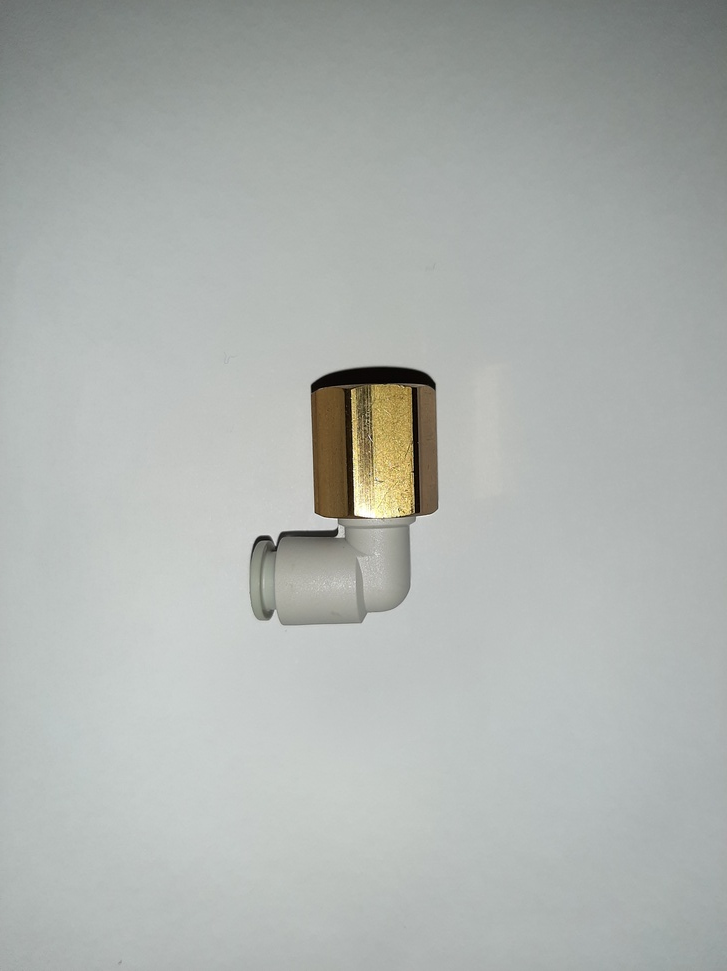
#> input picture connector.jpg, 727 x 971 px, shrunk from 4312 x 5760 before the run
$ python OpenCVTest.py
#> lines starting #> are read from the running program, lines starting #| are printed output that depends on the picture; after the words box and inside, x2 and y2 are one past the last pixel; in counts of white or black regions, pixels touching at a corner belong together
# -*- coding: utf-8 -*-
"""
Created on Fri Sep 11 20:20:47 2020

@author: User
"""
import cv2

#read the image and convert to gray image
image1 = cv2.imread('jointhold.jpg',cv2.IMREAD_GRAYSCALE)
image2 = cv2.imread('connector.jpg',cv2.IMREAD_GRAYSCALE)
#> image2: shape (971, 727); min 0, max 255, mean 176.3
image3 = cv2.imread('paperclipB.jpg',cv2.IMREAD_GRAYSCALE)
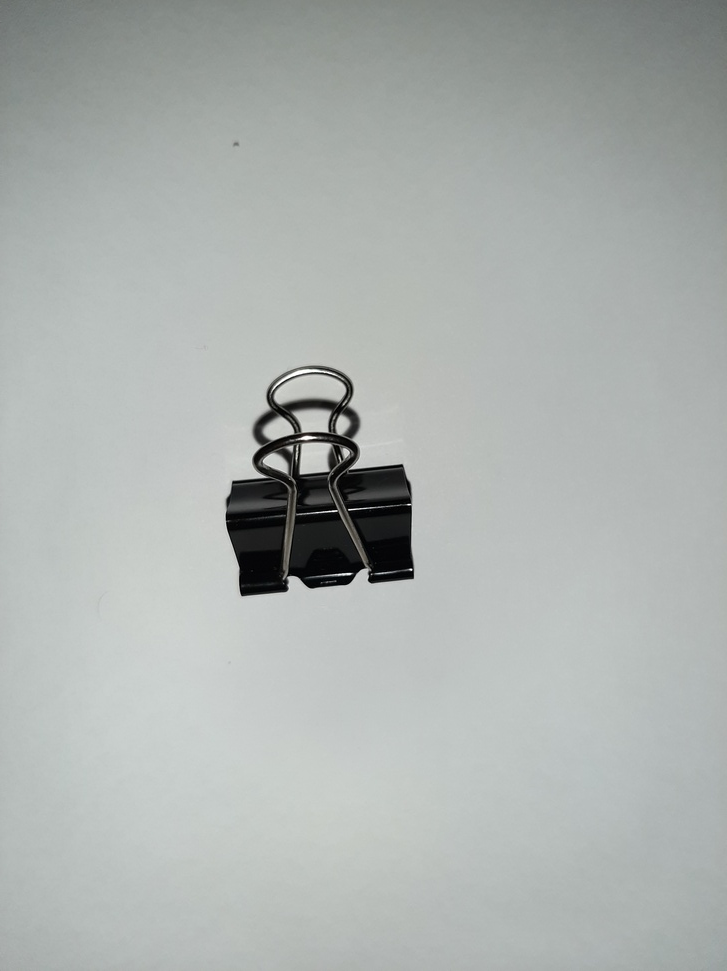
#> input picture paperclipB.jpg, 727 x 971 px, shrunk from 4312 x 5760 before the run
#> image3: shape (971, 727); min 0, max 255, mean 175.6
image4 = cv2.imread('paperclipS.jpg',cv2.IMREAD_GRAYSCALE)
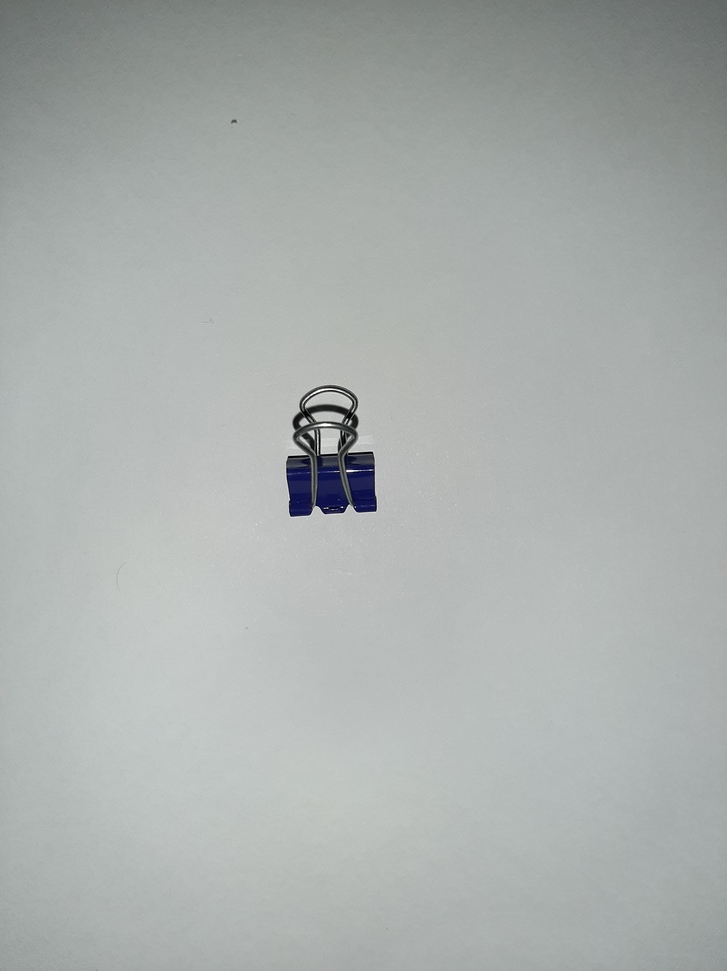
#> input picture paperclipS.jpg, 727 x 971 px, shrunk from 4312 x 5760 before the run
#> image4: shape (971, 727); min 0, max 255, mean 172.8
image5 = cv2.imread('jumpclipB.jpg',cv2.IMREAD_GRAYSCALE)
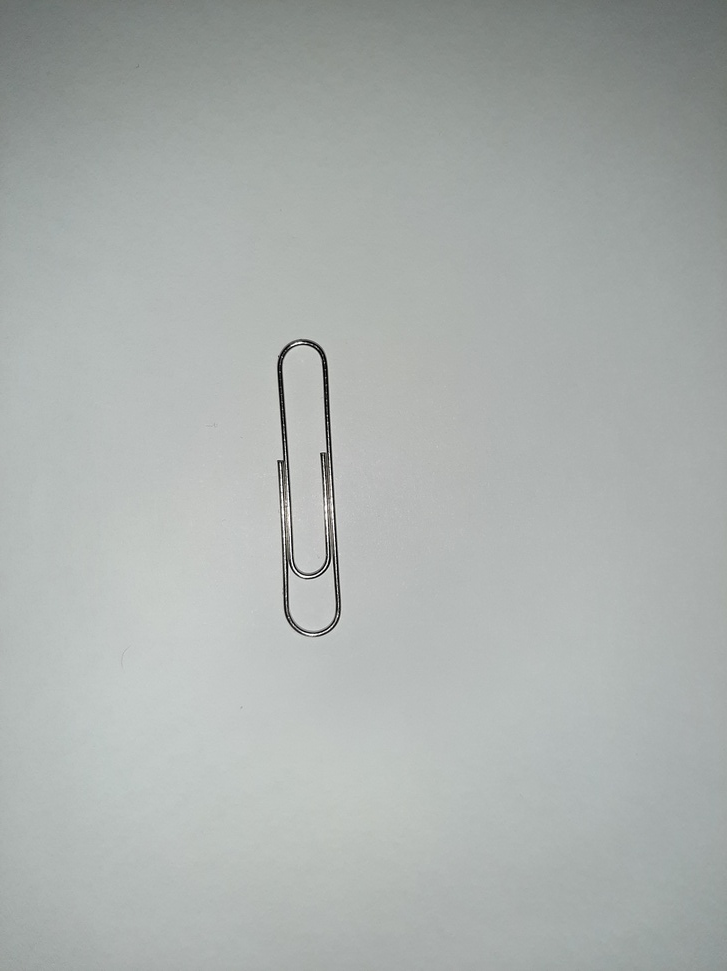
#> input picture jumpclipB.jpg, 727 x 971 px, shrunk from 4312 x 5760 before the run
#> image5: shape (971, 727); min 0, max 255, mean 174
image6 = cv2.imread('jumpclipS.jpg',cv2.IMREAD_GRAYSCALE)
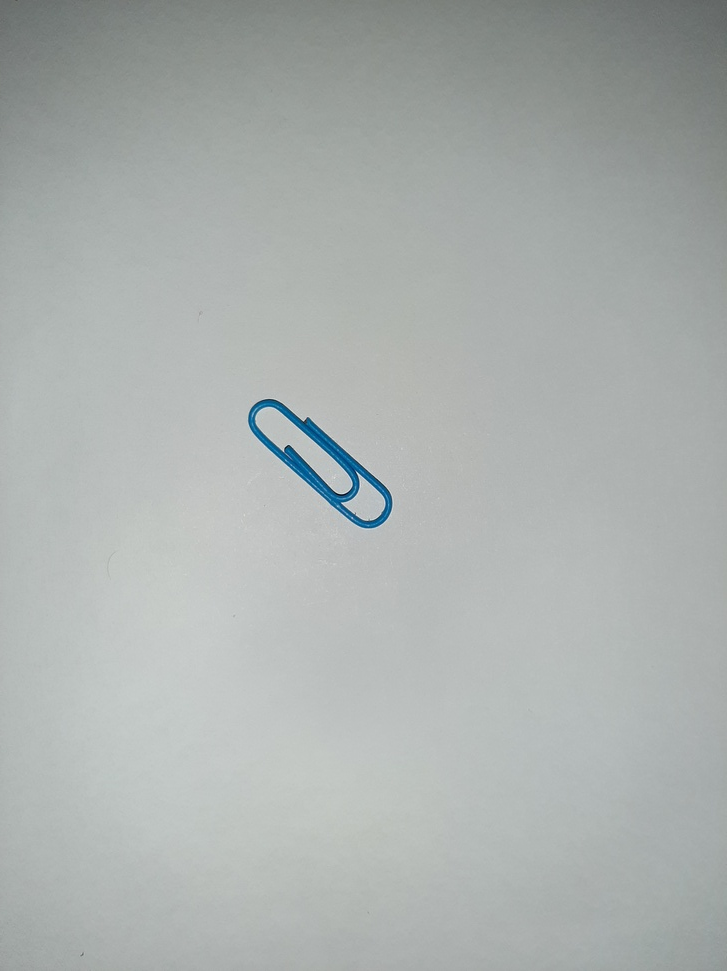
#> input picture jumpclipS.jpg, 727 x 971 px, shrunk from 4312 x 5760 before the run
#> image6: shape (971, 727); min 7, max 234, mean 174.2

#Get the test image name
Test = input("Please enter the test image name: ")
#> the answer given: connector.jpg
image = cv2.imread(Test+'.jpg',cv2.IMREAD_GRAYSCALE)

#Get binary image
_,image1 = cv2.threshold(image1, 128, 255, cv2.THRESH_BINARY)
_,image2 = cv2.threshold(image2, 128, 255, cv2.THRESH_BINARY)
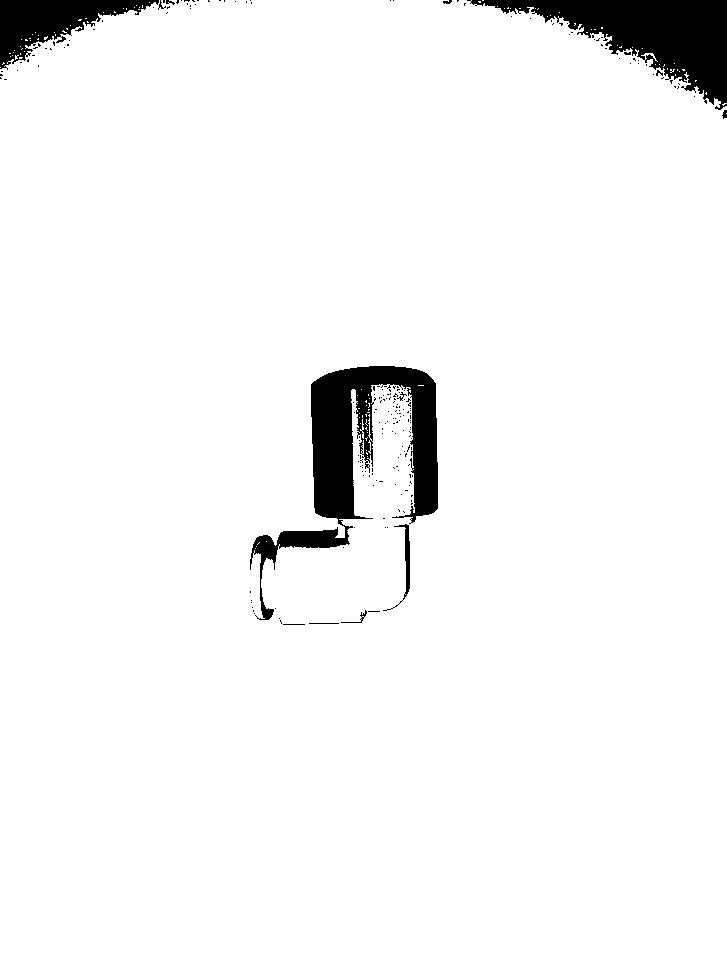
#> image2: shape (971, 727); 95.7% white; 211 black regions (198 under 20 px), largest, box (x1, y1, x2, y2) and area: (250, 366, 438, 620) 13286, (467, 0, 727, 110) 11210, (0, 0, 159, 70) 4783
_,image3 = cv2.threshold(image3, 128, 255, cv2.THRESH_BINARY)
#> image3: shape (971, 727); 94.8% white; 84 black regions (80 under 20 px), largest, box (x1, y1, x2, y2) and area: (226, 366, 414, 596) 25092, (510, 0, 727, 96) 7800, (0, 0, 138, 63) 3271, (723, 96, 727, 103) 20
_,image4 = cv2.threshold(image4, 128, 255, cv2.THRESH_BINARY)
#> image4: shape (971, 727); 95.8% white; 178 black regions (169 under 20 px), largest, box (x1, y1, x2, y2) and area: (390, 0, 727, 127) 14078, (0, 0, 259, 91) 7536, (286, 385, 377, 517) 7245
_,image5 = cv2.threshold(image5, 128, 255, cv2.THRESH_BINARY)
#> image5: shape (971, 727); 96.4% white; 217 black regions (208 under 20 px), largest, box (x1, y1, x2, y2) and area: (414, 0, 727, 128) 14267, (0, 0, 206, 80) 6410, (277, 339, 341, 637) 3559
_,image6 = cv2.threshold(image6, 128, 255, cv2.THRESH_BINARY)
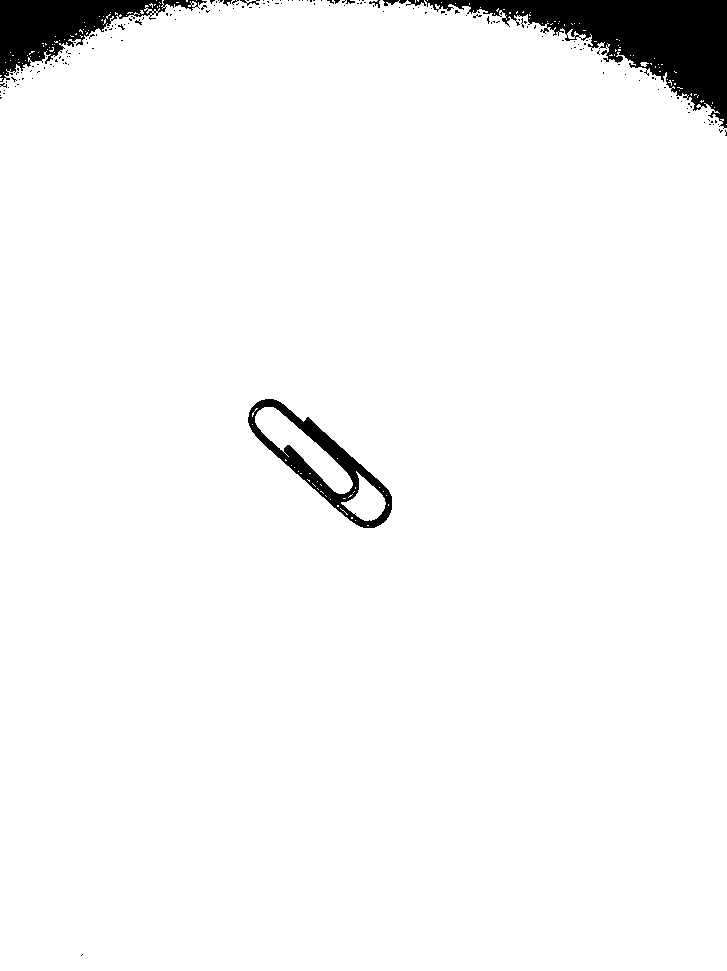
#> image6: shape (971, 727); 96.4% white; 177 black regions (168 under 20 px), largest, box (x1, y1, x2, y2) and area: (425, 0, 727, 129) 14014, (0, 0, 207, 82) 6583, (248, 399, 392, 528) 3941
_,image = cv2.threshold(image, 128, 255, cv2.THRESH_BINARY)

#Get comparison loss value
ret1 = cv2.matchShapes(image1,image,cv2.CONTOURS_MATCH_I2,0.0)
#> ret1 = 0
ret2 = cv2.matchShapes(image2,image,cv2.CONTOURS_MATCH_I2,0.0)
#> ret2 = 1.8e+308
ret3 = cv2.matchShapes(image3,image,cv2.CONTOURS_MATCH_I2,0.0)
#> ret3 = 1.8e+308
ret4 = cv2.matchShapes(image4,image,cv2.CONTOURS_MATCH_I2,0.0)
#> ret4 = 1.8e+308
ret5 = cv2.matchShapes(image5,image,cv2.CONTOURS_MATCH_I2,0.0)
#> ret5 = 1.8e+308
ret6 = cv2.matchShapes(image6,image,cv2.CONTOURS_MATCH_I2,0.0)
#> ret6 = 1.8e+308

#To find the lowest loss value
low = min(ret1,ret2,ret3,ret4,ret5,ret6)
#> low = 0

# #To print the prediction
if low == ret1:
    print("Joint Hold")
elif low == ret2:
    print("Connector")
elif low == ret3:
    print("Big Paperclip")
elif low == ret4:
    print("Small Paperclip")
elif low == ret5:
    print("Big Jumpclip")
elif low == ret6:
    print("Small Jumpclip")
